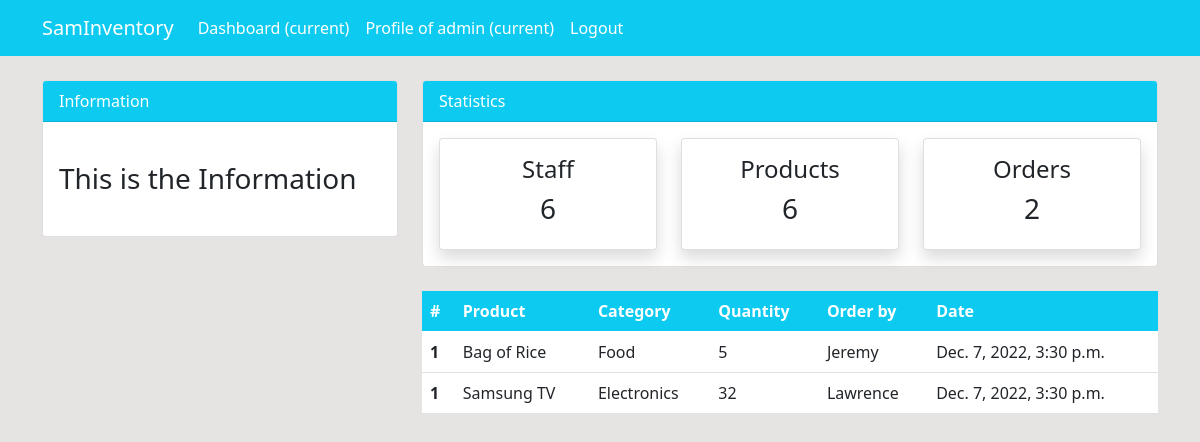
/order/ (signed in), run on the app's committed database.
### dashboard/models.py (models this page shows, shortened)
class Order(models.Model):
    product = models.ForeignKey(Product, on_delete=models.CASCADE, null=True)
    staff = models.ForeignKey(User, on_delete=models.CASCADE, null=True)
    order_quantity = models.PositiveIntegerField(null=True)
    date = models.DateTimeField(auto_now_add=True)

class Product(models.Model):
    name = models.CharField(max_length=100, null=True)
    category = models.CharField(max_length=20, choices=CATEGORY, null=True)
    quantity = models.PositiveIntegerField(null=True)
    def __str__(self):
        return self.name

### dashboard/views.py (the view)
# urls.py: path('order/', views.order, name="dashboard-order"),
@login_required(login_url='user-login')
def order(request):
    orders = Order.objects.all()
    orders_count = orders.count()
    workers_count = User.objects.all().count()
    product_count = Product.objects.all().count()
    context = {
        'orders':orders,
        'workers_count': workers_count,
        'orders_count': orders_count,
        'product_count': product_count
    }
    return render(request, "dashboard/order.html", context)

### templates/dashboard/order.html (shortened to what this page needs)
{% extends "partials/base.html" %}
{% block content %}
{% include 'partials/topnav.html' %}
<div class="container">
    <div class="row my-4">
        <div class="col-md-4">
        </div>
        <div class="col-md-8">
            <table class="table bg-white">
                <thead class="bg-info">
                    <tr class="text-white">
                        <th scope="col">#</th>
                        <th scope="col">Product</th>
                        <th scope="col">Category</th>
                        <th scope="col">Quantity</th>
                        <th scope="col">Order by</th>
                        <th scope="col">Date</th>
                    </tr>
                </thead>
                <tbody>
                    {% for order in orders %}
                    <tr>
                        <th scope="row">1</th>
                        <td>{{order.product}}</td>
                        <td>{{order.product.category}}</td>
                        <td>{{order.order_quantity}}</td>
                        <td>
                            {{order.staff.username}}
                        </td>
                        <td>
                            {{order.date}}
                        </td>
                    {% endfor %}
                    </tr>
                </tbody>
            </table>
        </div>
    </div>
</div>
{% endblock content %}

### templates/partials/nav.html (shortened to what this page needs)
<nav class="navbar navbar-expand-lg navbar-info bg-info">
    {% if user.is_authenticated %}
    <div class="container">
        <a class="navbar-brand text-white" href="{% url 'dashboard-index' %}">SamInventory</a>
        <div class="collapse navbar-collapse" id="navbarSupportedContent">
            <ul class="navbar-nav mr-auto">
                <li class="nav-item active">
                    <a class="nav-link text-white" href="{% url 'dashboard-index' %}">Dashboard <span
                            class="sr-only">(current)</span></a>
                </li>
            </ul>
            <ul class="navbar-nav ml-auto">
                <li class="nav-item active">
                    <a class="nav-link text-white" href="{% url 'user-profile' %}">Profile of {{user.username}} <span
                            class="sr-only">(current)</span></a>
                </li>
                <li class="nav-item">
                    <a class="nav-link text-white" href="{% url 'user-logout' %}">Logout</a>
                </li>
            </ul>
            {% endif %}
        </div>
    </div>
</nav>

### static/assets/css/style.css (style rules this page uses)
body { background: rgb(230, 227, 227); }

### data on the page
Order: product "Bag of Rice", product.category "Food", order_quantity "5", staff.username "Jeremy", date "Dec. 7, 2022, 3:30 p.m."
Order: product "Samsung TV", product.category "Electronics", order_quantity "32", staff.username "Lawrence", date "Dec. 7, 2022, 3:30 p.m."

### other printed values
{{ user.username }} "admin"
{{ workers_count }} "6"
{{ product_count }} "6"
{{ orders_count }} "2"
